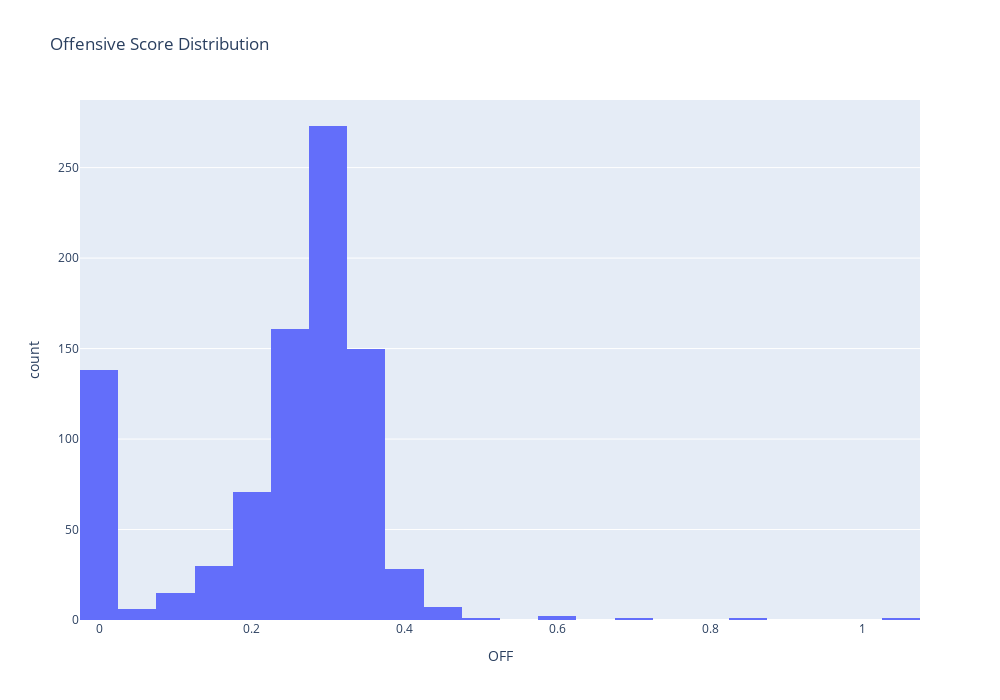
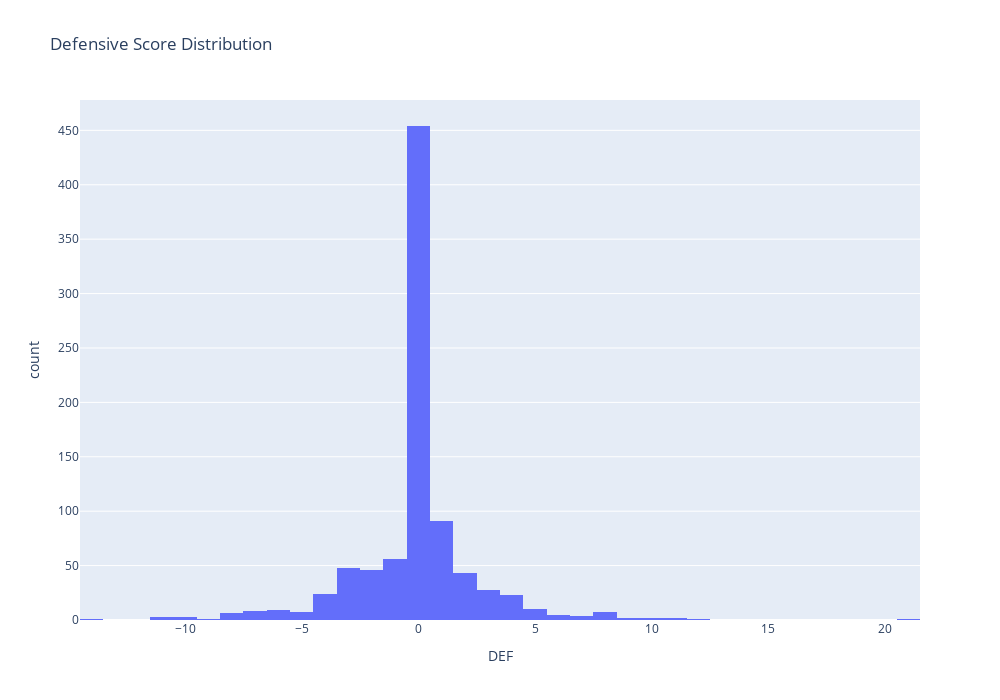

Notebook code cell kept with these figures, in order:
### Code cell
player_off_hist = px.histogram(data, x='OFF', nbins=50, title='Offensive Score Distribution', height=700, width=1000)
player_off_hist.show()

player_def_hist = px.histogram(data, x='DEF', nbins=50, title='Defensive Score Distribution', height=700, width=1000)
player_def_hist.show()

### Figure 1 — Plotly figure (JSON) as saved in the notebook; plotly's stock layout.template omitted (floating-point values rounded to 4 significant figures; data arrays with more than 128 entries replaced by an {"elided": "..."} marker saying what was removed)
{"data": [{"alignmentgroup": "True", "bingroup": "x", "hovertemplate": "OFF=%{x}<br>count=%{y}<extra></extra>", "legendgroup": "", "marker": {"color": "#636efa", "pattern": {"shape": ""}}, "name": "", "nbinsx": 50, "offsetgroup": "", "orientation": "v", "showlegend": false, "type": "histogram", "x": {"elided": "885 float values"}, "xaxis": "x", "yaxis": "y"}], "layout": {"barmode": "relative", "height": 700, "legend": {"tracegroupgap": 0}, "title": {"text": "Offensive Score Distribution"}, "width": 1000, "xaxis": {"anchor": "y", "domain": [0, 1], "title": {"text": "OFF"}}, "yaxis": {"anchor": "x", "domain": [0, 1], "title": {"text": "count"}}}}

### Figure 2 — Plotly figure (JSON) as saved in the notebook; plotly's stock layout.template omitted (floating-point values rounded to 4 significant figures; data arrays with more than 128 entries replaced by an {"elided": "..."} marker saying what was removed)
{"data": [{"alignmentgroup": "True", "bingroup": "x", "hovertemplate": "DEF=%{x}<br>count=%{y}<extra></extra>", "legendgroup": "", "marker": {"color": "#636efa", "pattern": {"shape": ""}}, "name": "", "nbinsx": 50, "offsetgroup": "", "orientation": "v", "showlegend": false, "type": "histogram", "x": {"elided": "885 float values"}, "xaxis": "x", "yaxis": "y"}], "layout": {"barmode": "relative", "height": 700, "legend": {"tracegroupgap": 0}, "title": {"text": "Defensive Score Distribution"}, "width": 1000, "xaxis": {"anchor": "y", "domain": [0, 1], "title": {"text": "DEF"}}, "yaxis": {"anchor": "x", "domain": [0, 1], "title": {"text": "count"}}}}
